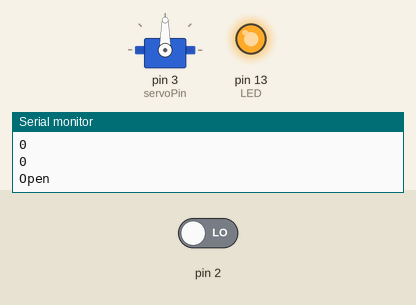
Simulated run of this sketch. Board: Arduino Uno, built with avr-gcc and run on an emulated ATmega328P. Parts: servo, output pins drawn as LEDs (lit = HIGH), the last lines printed to the serial monitor. Inputs (shaded band) come from the test bench; at power-on: pin 2 LOW.

Above: at 2.8 s.
2.9 s: pin 2 driven HIGH
At 4.2 s:
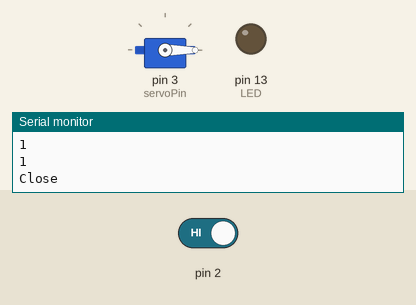
4.5 s: pin 2 driven LOW
At 5.9 s:
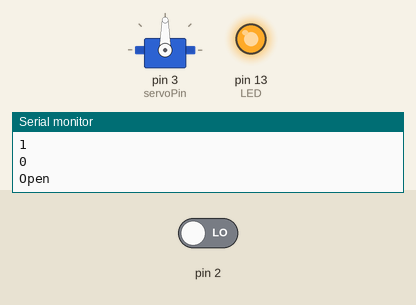
Timing chart, 0 to 7.5 s (numbered marks = the images above; inputs shaded):
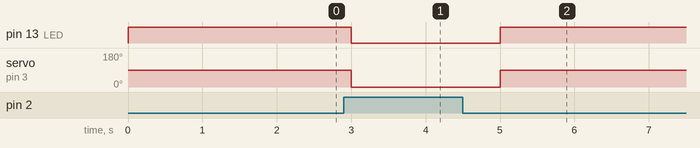

The sketch:

P1_Smart_Dustbin.ino
```cpp
// Smart Dustbin Pin Connection with Arduino
// Arduino Pin 3  - Motor Yellow Wire
// Arduino 5V     - Motor Red Wire
// Arduino GND    - Motor Brown Wire

// Arduino Pin 2  - Sensor O/P Pin
// Arduino 3.3V   - Sensor VCC Pin
// Arduino GND    - Sensor GND

#include <Servo.h>

int LED=13;
int servoPin = 3;
Servo Servo1;

void setup() {
  Serial.begin(9600);
  pinMode(LED,OUTPUT);
   Servo1.attach(servoPin);
}
void loop() {
  int val=digitalRead(2);
  Serial.println(val);
  if(val<1)
 {
   digitalWrite(LED,HIGH);
   Servo1.write(90);
   Serial.println("Open");
    delay(1000);
  }
  else
  {
    digitalWrite(LED,LOW);
    Servo1.write(0);
    Serial.println("Close");
    delay(1000);
  }
  Serial.println(val);
}
```

Measured:
- after the input at 2.9 s, pin 13 (LED): HIGH → LOW after 0.10 s; servo on pin 3 (servoPin): 90° → 0° after 0.10 s
- after the input at 4.5 s, pin 13 (LED): LOW → HIGH after 0.50 s; servo on pin 3 (servoPin): 0° → 90° after 0.50 s
